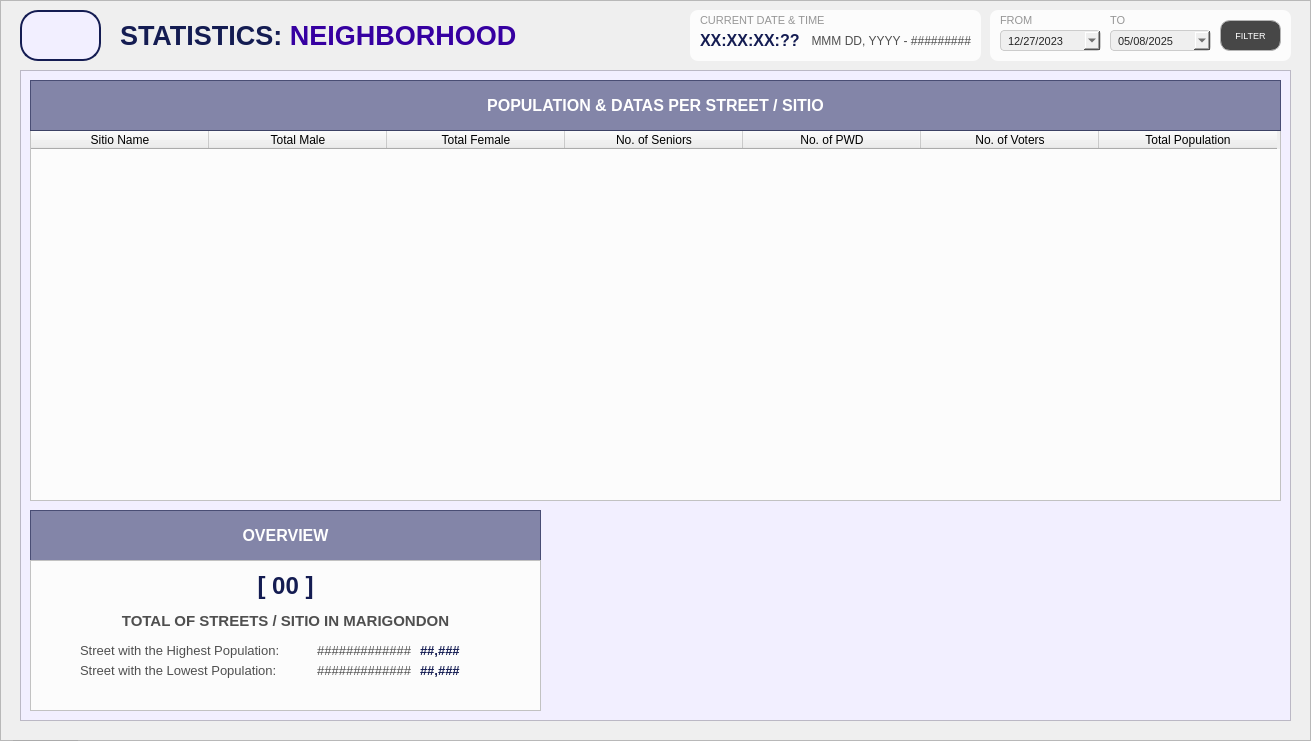
  <widget class="QFrame" name="baseBodyFrame">
   <property name="geometry">
    <rect>
     <x>20</x>
     <y>60</y>
     <width>1311</width>
     <height>741</height>
    </rect>
   </property>
   <property name="styleSheet">
    <string notr="true">#baseBodyFrame {
	background-color: #e7e2ff;
	border: none;
	border-radius: 10px;
}</string>
   </property>
   <property name="frameShape">
    <enum>QFrame::Shape::StyledPanel</enum>
   </property>
   <property name="frameShadow">
    <enum>QFrame::Shadow::Raised</enum>
   </property>
   <widget class="QPushButton" name="logout_buttonLogout_3">
    <property name="geometry">
     <rect>
      <x>10</x>
      <y>740</y>
      <width>71</width>
      <height>31</height>
     </rect>
    </property>
    <property name="font">
     <font>
      <family>Arial</family>
      <pointsize>8</pointsize>
      <bold>true</bold>
     </font>
    </property>
    <property name="cursor">
     <cursorShape>PointingHandCursor</cursorShape>
    </property>
    <property name="styleSheet">
     <string notr="true">#logout_buttonLogout {
    background-color: #bc1c1c;
    color: white;
    border-radius: 5px;
    padding: 10px; /* Optional: Adjusts spacing inside the button */
}
#logout_buttonLogout:hover {
    background-color: #d82020; /* Slightly lighter blue when hovered */
}
#logout_buttonLogout:pressed {
    background-color: #8c1515; /* Darker blue when clicked */
}</string>
    </property>
    <property name="text">
     <string>LOGOUT</string>
    </property>
   </widget>
   <widget class="QLabel" name="title_bodyStatistics">
    <property name="geometry">
     <rect>
      <x>120</x>
      <y>20</y>
      <width>471</width>
      <height>31</height>
     </rect>
    </property>
    <property name="font">
     <font>
      <family>Arial</family>
      <pointsize>20</pointsize>
      <bold>true</bold>
     </font>
    </property>
    <property name="styleSheet">
     <string notr="true">#title_bodyStatistics {
	background-color: transparent;
	color: #141c52;
}
</string>
    </property>
    <property name="text">
     <string>&lt;html&gt;&lt;head/&gt;&lt;body&gt;&lt;p&gt;STATISTICS: &lt;span style=&quot; color:#3600a1;&quot;&gt;NEIGHBORHOOD&lt;/span&gt;&lt;/p&gt;&lt;/body&gt;&lt;/html&gt;</string>
    </property>
   </widget>
   <widget class="QFrame" name="statistics_frameBody">
    <property name="geometry">
     <rect>
      <x>20</x>
      <y>70</y>
      <width>1271</width>
      <height>651</height>
     </rect>
    </property>
    <property name="styleSheet">
     <string notr="true">#statistics_frameBody{
	background-color: #f2efff;
}</string>
    </property>
    <property name="frameShape">
     <enum>QFrame::Shape::StyledPanel</enum>
    </property>
    <property name="frameShadow">
     <enum>QFrame::Shadow::Raised</enum>
    </property>
    <widget class="QFrame" name="table_titleFrameStatistics">
     <property name="geometry">
      <rect>
       <x>10</x>
       <y>10</y>
       <width>1251</width>
       <height>51</height>
      </rect>
     </property>
     <property name="styleSheet">
      <string notr="true">#table_titleFrameStatistics{
	background-color: rgba(20, 28, 82, 128)
}
</string>
     </property>
     <property name="frameShape">
      <enum>QFrame::Shape::StyledPanel</enum>
     </property>
     <property name="frameShadow">
      <enum>QFrame::Shadow::Raised</enum>
     </property>
     <widget class="QLabel" name="statistics_labelNote">
      <property name="geometry">
       <rect>
        <x>0</x>
        <y>0</y>
        <width>1251</width>
        <height>51</height>
       </rect>
      </property>
      <property name="font">
       <font>
        <family>Arial</family>
        <pointsize>12</pointsize>
        <bold>true</bold>
       </font>
      </property>
      <property name="styleSheet">
       <string notr="true">#statistics_labelNote {
	background-color: transparent;
	color: #FFFFFF;
}
</string>
      </property>
      <property name="text">
       <string>POPULATION &amp; DATAS PER STREET / SITIO</string>
      </property>
      <property name="alignment">
       <set>Qt::AlignmentFlag::AlignCenter</set>
      </property>
     </widget>
    </widget>
    <widget class="QTableWidget" name="geographics_tablePopulationPerStreet">
     <property name="geometry">
      <rect>
       <x>10</x>
       <y>60</y>
       <width>1251</width>
       <height>371</height>
      </rect>
     </property>
     <property name="focusPolicy">
      <enum>Qt::FocusPolicy::NoFocus</enum>
     </property>
     <property name="styleSheet">
      <string notr="true">#geographics_tablePopulationPerStreet{
	background-color: #fcfcfc;
}</string>
     </property>
     <property name="editTriggers">
      <set>QAbstractItemView::EditTrigger::NoEditTriggers</set>
     </property>
     <attribute name="horizontalHeaderDefaultSectionSize">
      <number>178</number>
     </attribute>
     <attribute name="verticalHeaderVisible">
      <bool>false</bool>
     </attribute>
     <column>
      <property name="text">
       <string>Sitio Name</string>
      </property>
      <property name="font">
       <font>
        <family>Arial</family>
       </font>
      </property>
      <property name="background">
       <color>
        <red>59</red>
        <green>57</green>
        <blue>100</blue>
       </color>
      </property>
     </column>
     <column>
      <property name="text">
       <string>Total Male</string>
      </property>
      <property name="font">
       <font>
        <family>Arial</family>
       </font>
      </property>
      <property name="background">
       <color>
        <red>59</red>
        <green>57</green>
        <blue>100</blue>
       </color>
      </property>
     </column>
     <column>
      <property name="text">
       <string>Total Female</string>
      </property>
      <property name="font">
       <font>
        <family>Arial</family>
       </font>
      </property>
      <property name="background">
       <color>
        <red>59</red>
        <green>57</green>
        <blue>100</blue>
       </color>
      </property>
     </column>
     <column>
      <property name="text">
       <string>No. of Seniors</string>
      </property>
      <property name="font">
       <font>
        <family>Arial</family>
        <pointsize>9</pointsize>
       </font>
      </property>
      <property name="background">
       <color>
        <red>59</red>
        <green>57</green>
        <blue>100</blue>
       </color>
      </property>
     </column>
     <column>
      <property name="text">
       <string>No. of PWD</string>
      </property>
      <property name="font">
       <font>
        <family>Arial</family>
       </font>
      </property>
      <property name="background">
       <color>
        <red>59</red>
        <green>57</green>
        <blue>100</blue>
       </color>
      </property>
     </column>
     <column>
      <property name="text">
       <string>No. of Voters</string>
      </property>
      <property name="font">
       <font>
        <family>Arial</family>
       </font>
      </property>
      <property name="background">
       <color>
        <red>59</red>
        <green>57</green>
        <blue>100</blue>
       </color>
      </property>
     </column>
     <column>
      <property name="text">
       <string>Total Population</string>
      </property>
      <property name="font">
       <font>
        <family>Arial</family>
       </font>
      </property>
      <property name="background">
       <color>
        <red>59</red>
        <green>57</green>
        <blue>100</blue>
       </color>
      </property>
     </column>
    </widget>
    <widget class="QFrame" name="table_titleFrameStatistics_3">
     <property name="geometry">
      <rect>
       <x>10</x>
       <y>440</y>
       <width>511</width>
       <height>51</height>
      </rect>
     </property>
     <property name="styleSheet">
      <string notr="true">#table_titleFrameStatistics_3{
	background-color: rgba(20, 28, 82, 128)
}
</string>
     </property>
     <property name="frameShape">
      <enum>QFrame::Shape::StyledPanel</enum>
     </property>
     <property name="frameShadow">
      <enum>QFrame::Shadow::Raised</enum>
     </property>
     <widget class="QLabel" name="statistics_labelNote_3">
      <property name="geometry">
       <rect>
        <x>0</x>
        <y>0</y>
        <width>511</width>
        <height>51</height>
       </rect>
      </property>
      <property name="font">
       <font>
        <family>Arial</family>
        <pointsize>12</pointsize>
        <bold>true</bold>
       </font>
      </property>
      <property name="styleSheet">
       <string notr="true">#statistics_labelNote_3 {
	background-color: transparent;
	color: #FFFFFF;
}
</string>
      </property>
      <property name="text">
       <string>OVERVIEW</string>
      </property>
      <property name="alignment">
       <set>Qt::AlignmentFlag::AlignCenter</set>
      </property>
     </widget>
    </widget>
    <widget class="QFrame" name="frame2">
     <property name="geometry">
      <rect>
       <x>10</x>
       <y>490</y>
       <width>511</width>
       <height>151</height>
      </rect>
     </property>
     <property name="styleSheet">
      <string notr="true">#frame2{
	background-color: #fcfcfc;
}</string>
     </property>
     <property name="frameShape">
      <enum>QFrame::Shape::StyledPanel</enum>
     </property>
     <property name="frameShadow">
      <enum>QFrame::Shadow::Raised</enum>
     </property>
     <widget class="QLabel" name="geo_totalstreets">
      <property name="geometry">
       <rect>
        <x>0</x>
        <y>0</y>
        <width>511</width>
        <height>51</height>
       </rect>
      </property>
      <property name="font">
       <font>
        <family>Arial</family>
        <pointsize>18</pointsize>
        <bold>true</bold>
       </font>
      </property>
      <property name="styleSheet">
       <string notr="true">#geo_totalstreets {
	background-color: transparent;
	color: rgb(20, 28, 82);
}
</string>
      </property>
      <property name="text">
       <string>[ 00 ]</string>
      </property>
      <property name="alignment">
       <set>Qt::AlignmentFlag::AlignCenter</set>
      </property>
     </widget>
     <widget class="QLabel" name="geo_labelhighestpopu">
      <property name="geometry">
       <rect>
        <x>50</x>
        <y>80</y>
        <width>201</width>
        <height>21</height>
       </rect>
      </property>
      <property name="font">
       <font>
        <family>Arial</family>
        <pointsize>10</pointsize>
        <bold>false</bold>
       </font>
      </property>
      <property name="styleSheet">
       <string notr="true">#geo_labelhighestpopu {
	background-color: transparent;
	color: #4f4f4f;
}
</string>
      </property>
      <property name="text">
       <string>Street with the Highest Population:</string>
      </property>
      <property name="alignment">
       <set>Qt::AlignmentFlag::AlignLeading|Qt::AlignmentFlag::AlignLeft|Qt::AlignmentFlag::AlignVCenter</set>
      </property>
     </widget>
     <widget class="QLabel" name="geo_labeltotalstreets">
      <property name="geometry">
       <rect>
        <x>0</x>
        <y>50</y>
        <width>511</width>
        <height>21</height>
       </rect>
      </property>
      <property name="font">
       <font>
        <family>Arial</family>
        <pointsize>11</pointsize>
        <bold>true</bold>
       </font>
      </property>
      <property name="styleSheet">
       <string notr="true">#geo_labeltotalstreets {
	background-color: transparent;
	color: #4f4f4f;
}
</string>
      </property>
      <property name="text">
       <string>TOTAL OF STREETS / SITIO IN MARIGONDON</string>
      </property>
      <property name="alignment">
       <set>Qt::AlignmentFlag::AlignCenter</set>
      </property>
     </widget>
     <widget class="QLabel" name="geo_sitioname_highest">
      <property name="geometry">
       <rect>
        <x>260</x>
        <y>80</y>
        <width>121</width>
        <height>21</height>
       </rect>
      </property>
      <property name="font">
       <font>
        <family>Arial</family>
        <pointsize>10</pointsize>
        <bold>false</bold>
       </font>
      </property>
      <property name="styleSheet">
       <string notr="true">#geo_sitioname_highest {
	background-color: transparent;
	color: #4f4f4f;
}
</string>
      </property>
      <property name="text">
       <string>#############</string>
      </property>
      <property name="alignment">
       <set>Qt::AlignmentFlag::AlignRight|Qt::AlignmentFlag::AlignTrailing|Qt::AlignmentFlag::AlignVCenter</set>
      </property>
     </widget>
     <widget class="QLabel" name="geo_sitioname_highest_number">
      <property name="geometry">
       <rect>
        <x>390</x>
        <y>80</y>
        <width>71</width>
        <height>21</height>
       </rect>
      </property>
      <property name="font">
       <font>
        <family>Arial</family>
        <pointsize>10</pointsize>
        <bold>true</bold>
       </font>
      </property>
      <property name="styleSheet">
       <string notr="true">#geo_sitioname_highest_number {
	background-color: transparent;
	color: rgb(20, 28, 82);
}
</string>
      </property>
      <property name="text">
       <string>##,###</string>
      </property>
      <property name="alignment">
       <set>Qt::AlignmentFlag::AlignLeading|Qt::AlignmentFlag::AlignLeft|Qt::AlignmentFlag::AlignVCenter</set>
      </property>
     </widget>
     <widget class="QLabel" name="geo_labellowestpopu">
      <property name="geometry">
       <rect>
        <x>50</x>
        <y>100</y>
        <width>201</width>
        <height>21</height>
       </rect>
      </property>
      <property name="font">
       <font>
        <family>Arial</family>
        <pointsize>10</pointsize>
        <bold>false</bold>
       </font>
      </property>
      <property name="styleSheet">
       <string notr="true">#geo_labellowestpopu {
	background-color: transparent;
	color: #4f4f4f;
}
</string>
      </property>
      <property name="text">
       <string>Street with the Lowest Population:</string>
      </property>
      <property name="alignment">
       <set>Qt::AlignmentFlag::AlignLeading|Qt::AlignmentFlag::AlignLeft|Qt::AlignmentFlag::AlignVCenter</set>
      </property>
     </widget>
     <widget class="QLabel" name="geo_sitioname_lowest">
      <property name="geometry">
       <rect>
        <x>260</x>
        <y>100</y>
        <width>121</width>
        <height>21</height>
       </rect>
      </property>
      <property name="font">
       <font>
        <family>Arial</family>
        <pointsize>10</pointsize>
        <bold>false</bold>
       </font>
      </property>
      <property name="styleSheet">
       <string notr="true">#geo_sitioname_lowest {
	background-color: transparent;
	color: #4f4f4f;
}
</string>
      </property>
      <property name="text">
       <string>#############</string>
      </property>
      <property name="alignment">
       <set>Qt::AlignmentFlag::AlignRight|Qt::AlignmentFlag::AlignTrailing|Qt::AlignmentFlag::AlignVCenter</set>
      </property>
     </widget>
     <widget class="QLabel" name="geo_sitioname_lowest_number">
      <property name="geometry">
       <rect>
        <x>390</x>
        <y>100</y>
        <width>71</width>
        <height>21</height>
       </rect>
      </property>
      <property name="font">
       <font>
        <family>Arial</family>
        <pointsize>10</pointsize>
        <bold>true</bold>
       </font>
      </property>
      <property name="styleSheet">
       <string notr="true">#geo_sitioname_lowest_number {
	background-color: transparent;
	color: rgb(20, 28, 82);
}
</string>
      </property>
      <property name="text">
       <string>##,###</string>
      </property>
      <property name="alignment">
       <set>Qt::AlignmentFlag::AlignLeading|Qt::AlignmentFlag::AlignLeft|Qt::AlignmentFlag::AlignVCenter</set>
      </property>
     </widget>
     <widget class="QLabel" name="geo_sitioname_lowest_2">
      <property name="geometry">
       <rect>
        <x>650</x>
        <y>170</y>
        <width>121</width>
        <height>21</height>
       </rect>
      </property>
      <property name="font">
       <font>
        <family>Arial</family>
        <pointsize>10</pointsize>
        <bold>false</bold>
       </font>
      </property>
      <property name="styleSheet">
       <string notr="true">#geo_sitioname_lowest {
	background-color: transparent;
	color: #4f4f4f;
}
</string>
      </property>
      <property name="text">
       <string>#############</string>
      </property>
      <property name="alignment">
       <set>Qt::AlignmentFlag::AlignLeading|Qt::AlignmentFlag::AlignLeft|Qt::AlignmentFlag::AlignVCenter</set>
      </property>
     </widget>
     <widget class="QLabel" name="geo_sitioname_lowest_number_2">
      <property name="geometry">
       <rect>
        <x>780</x>
        <y>170</y>
        <width>131</width>
        <height>21</height>
       </rect>
      </property>
      <property name="font">
       <font>
        <family>Arial</family>
        <pointsize>10</pointsize>
        <bold>true</bold>
       </font>
      </property>
      <property name="styleSheet">
       <string notr="true">#geo_sitioname_lowest_number {
	background-color: transparent;
	color: rgb(20, 28, 82);
}
</string>
      </property>
      <property name="text">
       <string>##,###</string>
      </property>
      <property name="alignment">
       <set>Qt::AlignmentFlag::AlignCenter</set>
      </property>
     </widget>
    </widget>
    <zorder>geographics_tablePopulationPerStreet</zorder>
    <zorder>table_titleFrameStatistics_3</zorder>
    <zorder>frame2</zorder>
    <zorder>table_titleFrameStatistics</zorder>
   </widget>
   <widget class="QToolButton" name="btn_returnToStatisticsPage">
    <property name="geometry">
     <rect>
      <x>20</x>
      <y>10</y>
      <width>81</width>
      <height>51</height>
     </rect>
    </property>
    <property name="styleSheet">
     <string notr="true">#btn_returnToStatisticsPage {
    background-color: #f2efff;
    color: #141c52;
	border: 2px solid #141c52; 
	border-radius: 18px;
	text-align: left;
    padding: 10px; /* Optional: Adjusts spacing inside the button */
}
#btn_returnToStatisticsPage:hover {
    background-color: #fdfdff; /* Slightly lighter blue when hovered */
}
#btn_returnToStatisticsPage:pressed {
    background-color: #e7e5f4; /* Darker blue when clicked */
}

</string>
    </property>
    <property name="text">
     <string/>
    </property>
    <property name="icon">
     <iconset>
      <normaloff>../../../Assets/FuncIcons/img_return.png</normaloff>../../../Assets/FuncIcons/img_return.png</iconset>
    </property>
    <property name="iconSize">
     <size>
      <width>25</width>
      <height>25</height>
     </size>
    </property>
   </widget>
   <widget class="QFrame" name="demo_frameOthers_3">
    <property name="geometry">
     <rect>
      <x>990</x>
      <y>10</y>
      <width>301</width>
      <height>51</height>
     </rect>
    </property>
    <property name="styleSheet">
     <string notr="true">#demo_frameOthers_3 {
  background-color: #fcfcfc;
  border-radius: 8px; /* Adjust the pixel value to control the roundness */
}</string>
    </property>
    <property name="frameShape">
     <enum>QFrame::Shape::StyledPanel</enum>
    </property>
    <property name="frameShadow">
     <enum>QFrame::Shadow::Raised</enum>
    </property>
    <widget class="QLabel" name="label_total_indppl_2">
     <property name="geometry">
      <rect>
       <x>20</x>
       <y>100</y>
       <width>231</width>
       <height>21</height>
      </rect>
     </property>
     <property name="font">
      <font>
       <family>Arial</family>
       <pointsize>11</pointsize>
       <bold>true</bold>
      </font>
     </property>
     <property name="styleSheet">
      <string notr="true">#label_total_indppl {
	background-color: transparent;
	color: #4f4f4f;
}
</string>
     </property>
     <property name="text">
      <string/>
     </property>
     <property name="alignment">
      <set>Qt::AlignmentFlag::AlignLeading|Qt::AlignmentFlag::AlignLeft|Qt::AlignmentFlag::AlignVCenter</set>
     </property>
    </widget>
    <widget class="QPushButton" name="filter_stat_date_button">
     <property name="geometry">
      <rect>
       <x>230</x>
       <y>10</y>
       <width>61</width>
       <height>31</height>
      </rect>
     </property>
     <property name="font">
      <font>
       <family>Arial</family>
       <pointsize>7</pointsize>
      </font>
     </property>
     <property name="cursor">
      <cursorShape>PointingHandCursor</cursorShape>
     </property>
     <property name="focusPolicy">
      <enum>Qt::FocusPolicy::NoFocus</enum>
     </property>
     <property name="styleSheet">
      <string notr="true">#filter_stat_date_button {

background-color: #474747;

color: white;

border: 1px solid #b5b5b5;

border-radius: 10px;

padding: 10px;

}



#filter_stat_date_button:hover {

background-color: #636363;

color: white;

}



#filter_stat_date_button:pressed {

background-color: #bfbfbf;

color: white;

}</string>
     </property>
     <property name="text">
      <string>FILTER</string>
     </property>
     <property name="icon">
      <iconset>
       <normaloff>../../../Assets/FuncIcons/icon_filter.svg</normaloff>../../../Assets/FuncIcons/icon_filter.svg</iconset>
     </property>
     <property name="iconSize">
      <size>
       <width>18</width>
       <height>18</height>
      </size>
     </property>
    </widget>
    <widget class="QDateEdit" name="filter_date_min">
     <property name="geometry">
      <rect>
       <x>10</x>
       <y>20</y>
       <width>101</width>
       <height>21</height>
      </rect>
     </property>
     <property name="font">
      <font>
       <family>Arial</family>
       <pointsize>8</pointsize>
      </font>
     </property>
     <property name="styleSheet">
      <string notr="true">#filter_date_min {
    background-color: rgb(239, 239, 239);
    color: #242424;
    border: 1px solid #ccc;
    padding: 5px;
    border-radius: 4px;
    font-size: 0.8em; /* Example: 80% of the parent's font size */
}</string>
     </property>
     <property name="dateTime">
      <datetime>
       <hour>0</hour>
       <minute>0</minute>
       <second>0</second>
       <year>2023</year>
       <month>12</month>
       <day>27</day>
      </datetime>
     </property>
     <property name="displayFormat">
      <string>MM/dd/yyyy</string>
     </property>
     <property name="calendarPopup">
      <bool>true</bool>
     </property>
     <property name="currentSectionIndex">
      <number>0</number>
     </property>
     <property name="timeSpec">
      <enum>Qt::TimeSpec::UTC</enum>
     </property>
    </widget>
    <widget class="QDateEdit" name="filter_date_max">
     <property name="geometry">
      <rect>
       <x>120</x>
       <y>20</y>
       <width>101</width>
       <height>21</height>
      </rect>
     </property>
     <property name="font">
      <font>
       <family>Arial</family>
       <pointsize>8</pointsize>
      </font>
     </property>
     <property name="styleSheet">
      <string notr="true">#filter_date_max {
    background-color: rgb(239, 239, 239);
    color: #242424;
    border: 1px solid #ccc;
    padding: 5px;
    border-radius: 4px;
    font-size: 0.8em; /* Example: 80% of the parent's font size */
}</string>
     </property>
     <property name="dateTime">
      <datetime>
       <hour>0</hour>
       <minute>0</minute>
       <second>0</second>
       <year>2025</year>
       <month>5</month>
       <day>8</day>
      </datetime>
     </property>
     <property name="displayFormat">
      <string>MM/dd/yyyy</string>
     </property>
     <property name="calendarPopup">
      <bool>true</bool>
     </property>
     <property name="currentSectionIndex">
      <number>0</number>
     </property>
     <property name="timeSpec">
      <enum>Qt::TimeSpec::UTC</enum>
     </property>
    </widget>
    <widget class="QLabel" name="label_from">
     <property name="geometry">
      <rect>
       <x>10</x>
       <y>1</y>
       <width>101</width>
       <height>20</height>
      </rect>
     </property>
     <property name="font">
      <font>
       <family>Arial</family>
       <pointsize>8</pointsize>
      </font>
     </property>
     <property name="styleSheet">
      <string notr="true">#label_from{
	color: #969696;
}</string>
     </property>
     <property name="text">
      <string>&lt;html&gt;&lt;head/&gt;&lt;body&gt;&lt;p&gt;FROM&lt;/p&gt;&lt;/body&gt;&lt;/html&gt;</string>
     </property>
     <property name="alignment">
      <set>Qt::AlignmentFlag::AlignLeading|Qt::AlignmentFlag::AlignLeft|Qt::AlignmentFlag::AlignVCenter</set>
     </property>
    </widget>
    <widget class="QLabel" name="label_to">
     <property name="geometry">
      <rect>
       <x>120</x>
       <y>1</y>
       <width>101</width>
       <height>20</height>
      </rect>
     </property>
     <property name="font">
      <font>
       <family>Arial</family>
       <pointsize>8</pointsize>
      </font>
     </property>
     <property name="styleSheet">
      <string notr="true">#label_to{
	color: #969696;
}</string>
     </property>
     <property name="text">
      <string>&lt;html&gt;&lt;head/&gt;&lt;body&gt;&lt;p&gt;TO&lt;/p&gt;&lt;/body&gt;&lt;/html&gt;</string>
     </property>
     <property name="alignment">
      <set>Qt::AlignmentFlag::AlignLeading|Qt::AlignmentFlag::AlignLeft|Qt::AlignmentFlag::AlignVCenter</set>
     </property>
    </widget>
   </widget>
   <widget class="QFrame" name="demo_frameDateTime">
    <property name="geometry">
     <rect>
      <x>690</x>
      <y>10</y>
      <width>291</width>
      <height>51</height>
     </rect>
    </property>
    <property name="styleSheet">
     <string notr="true">#demo_frameDateTime {
  background-color: #fcfcfc;
  border-radius: 8px; /* Adjust the pixel value to control the roundness */
}</string>
    </property>
    <property name="frameShape">
     <enum>QFrame::Shape::StyledPanel</enum>
    </property>
    <property name="frameShadow">
     <enum>QFrame::Shadow::Raised</enum>
    </property>
    <widget class="QLabel" name="label_total_indppl_3">
     <property name="geometry">
      <rect>
       <x>20</x>
       <y>100</y>
       <width>231</width>
       <height>21</height>
      </rect>
     </property>
     <property name="font">
      <font>
       <family>Arial</family>
       <pointsize>11</pointsize>
       <bold>true</bold>
      </font>
     </property>
     <property name="styleSheet">
      <string notr="true">#label_total_indppl {
	background-color: transparent;
	color: #4f4f4f;
}
</string>
     </property>
     <property name="text">
      <string/>
     </property>
     <property name="alignment">
      <set>Qt::AlignmentFlag::AlignLeading|Qt::AlignmentFlag::AlignLeft|Qt::AlignmentFlag::AlignVCenter</set>
     </property>
    </widget>
    <widget class="QLabel" name="label_datetime">
     <property name="geometry">
      <rect>
       <x>10</x>
       <y>1</y>
       <width>161</width>
       <height>20</height>
      </rect>
     </property>
     <property name="font">
      <font>
       <family>Arial</family>
       <pointsize>8</pointsize>
      </font>
     </property>
     <property name="styleSheet">
      <string notr="true">#label_datetime{
	color: #969696;
}</string>
     </property>
     <property name="text">
      <string>&lt;html&gt;&lt;head/&gt;&lt;body&gt;&lt;p&gt;CURRENT DATE &amp;amp; TIME&lt;/p&gt;&lt;/body&gt;&lt;/html&gt;</string>
     </property>
     <property name="alignment">
      <set>Qt::AlignmentFlag::AlignLeading|Qt::AlignmentFlag::AlignLeft|Qt::AlignmentFlag::AlignVCenter</set>
     </property>
    </widget>
    <widget class="QLabel" name="text_time">
     <property name="geometry">
      <rect>
       <x>10</x>
       <y>20</y>
       <width>111</width>
       <height>21</height>
      </rect>
     </property>
     <property name="font">
      <font>
       <family>Arial</family>
       <pointsize>12</pointsize>
       <bold>true</bold>
      </font>
     </property>
     <property name="styleSheet">
      <string notr="true">#text_time {
	background-color: transparent;
	color: #141c52;
}
</string>
     </property>
     <property name="text">
      <string>XX:XX:XX:??</string>
     </property>
     <property name="alignment">
      <set>Qt::AlignmentFlag::AlignLeading|Qt::AlignmentFlag::AlignLeft|Qt::AlignmentFlag::AlignVCenter</set>
     </property>
    </widget>
    <widget class="QLabel" name="text_date">
     <property name="geometry">
      <rect>
       <x>120</x>
       <y>20</y>
       <width>161</width>
       <height>21</height>
      </rect>
     </property>
     <property name="font">
      <font>
       <family>Arial</family>
       <pointsize>9</pointsize>
       <bold>false</bold>
      </font>
     </property>
     <property name="styleSheet">
      <string notr="true">#text_date {
	background-color: transparent;
	color: #4f4f4f;
}
</string>
     </property>
     <property name="text">
      <string>MMM DD, YYYY - #########</string>
     </property>
     <property name="alignment">
      <set>Qt::AlignmentFlag::AlignRight|Qt::AlignmentFlag::AlignTrailing|Qt::AlignmentFlag::AlignVCenter</set>
     </property>
    </widget>
   </widget>
  </widget>
